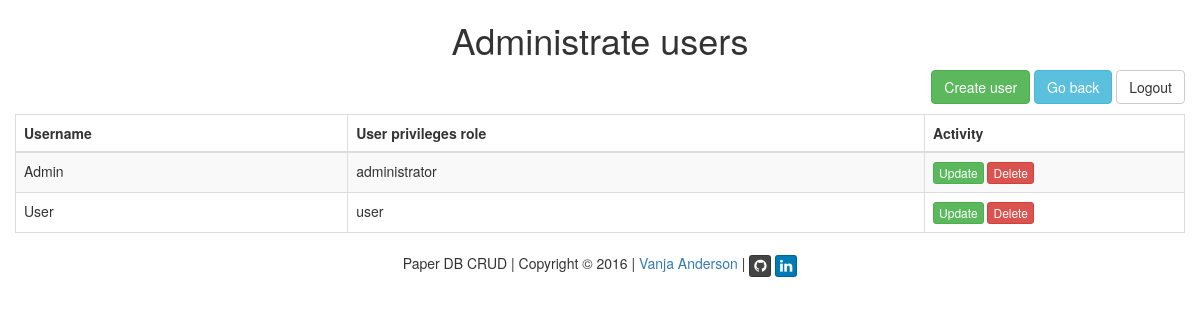
Page /?q=users (signed in) on the committed database.
### tables this page shows
CREATE TABLE IF NOT EXISTS user (
  id int(11) NOT NULL AUTO_INCREMENT,
  user char(6) NOT NULL,
  pwd char(32) NOT NULL,
  role varchar(24) NOT NULL DEFAULT 'user',
  PRIMARY KEY (id),
   
  CONSTRAINT user_role_fk FOREIGN KEY (role) REFERENCES role(role)
);

### index.php (called while the page is built, shortened)
<?php
$q = null;
$page = "";
if(isset($_GET['q'])) {
	$q = $_GET['q'];
}
switch($q) {
	case "users": {
		$page = 'content/users.php';
	} break;
}
include ('inc/header.php');
include($page);
include('inc/footer.php');
?>

### content/users.php (the view, shortened to what this page needs)
		<div class="row">
			<h1 class="text-center"><?=USERS_TITLE;?></h1>
			<p class="text-right">
				<a href="?q=create_user" class="btn btn-success"><?=BUTTON_CREATE_USER;?></a>
				<a href="?q=start" class="btn btn-info"><?=BUTTON_BACK;?></a>
				<a href="?q=logout" class="btn btn-default"><?=BUTTON_LOGOUT;?></a>
			</p>
		</div>
		<div class="row">
			<table class="table table-striped table-bordered">
				<thead>
					<tr>
						<th><?=USERNAME;?></th>
						<th><?=USER_ROLE;?></th>
						<th><?=ACTIVITY;?></th>
					</tr>
				</thead>
				<tbody>
<?php
$pdo = CDatabase::connect();
$sql = 'SELECT * FROM user ORDER BY id ASC';
foreach ($pdo->query($sql) as $row) {
	echo '<tr>';
	echo '<td>'.$row['user'].'</td>';
	echo '<td>'.$row['role'].'</td>';
	echo '<td width="260px">';
	echo '<a class="btn btn-success btn-xs" role="button" href="?q=update_user&amp;id='.$row['id'].'&amp;user='.$row['user'].'&amp;role='.$row['role'].'">'.BUTTON_UPDATE.'</a> ';
	echo '<a class="btn btn-danger btn-xs" role="button" href="?q=delete_user&amp;id='.$row['id'].'&amp;user='.$row['user'].'">'.BUTTON_DELETE.'</a> ';
	echo '</td>';
	echo '</tr>';
}
?>
				</tbody>
			</table>
		</div>

### rows in the picture
user: user "Admin", role "administrator"
user: user "User", role "user"

### other values in the picture
USERS_TITLE "Administrate users"
BUTTON_CREATE_USER "Create user"
BUTTON_BACK "Go back"
BUTTON_LOGOUT "Logout"
USERNAME "Username"
USER_ROLE "User privileges role"
ACTIVITY "Activity"
WEB_PAGE_TITLE "Paper DB CRUD"
